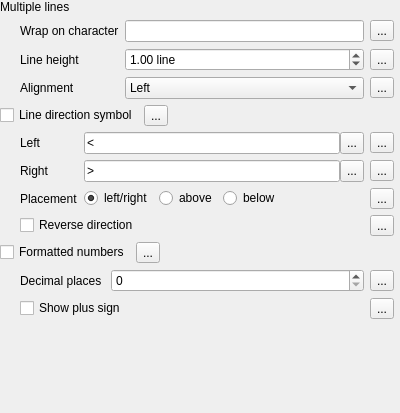
                    <widget class="QWidget" name="scrollAreaWidgetContents_6">
                     <property name="geometry">
                      <rect>
                       <x>0</x>
                       <y>0</y>
                       <width>400</width>
                       <height>413</height>
                      </rect>
                     </property>
                     <layout class="QVBoxLayout" name="verticalLayout_14">
                      <property name="leftMargin">
                       <number>0</number>
                      </property>
                      <property name="topMargin">
                       <number>0</number>
                      </property>
                      <property name="rightMargin">
                       <number>6</number>
                      </property>
                      <item>
                       <layout class="QGridLayout" name="gridLayout_35">
                        <property name="verticalSpacing">
                         <number>6</number>
                        </property>
                        <item row="0" column="0">
                         <widget class="QLabel" name="label_24">
                          <property name="text">
                           <string>Multiple lines</string>
                          </property>
                         </widget>
                        </item>
                        <item row="1" column="0">
                         <widget class="QFrame" name="mMultiLinesFrame">
                          <property name="frameShape">
                           <enum>QFrame::NoFrame</enum>
                          </property>
                          <property name="frameShadow">
                           <enum>QFrame::Raised</enum>
                          </property>
                          <layout class="QGridLayout" name="gridLayout_28">
                           <property name="leftMargin">
                            <number>20</number>
                           </property>
                           <property name="topMargin">
                            <number>0</number>
                           </property>
                           <property name="rightMargin">
                            <number>0</number>
                           </property>
                           <property name="bottomMargin">
                            <number>0</number>
                           </property>
                           <item row="0" column="2">
                            <widget class="QgsDataDefinedButton" name="mWrapCharDDBtn">
                             <property name="text">
                              <string>...</string>
                             </property>
                            </widget>
                           </item>
                           <item row="0" column="1">
                            <widget class="QLineEdit" name="wrapCharacterEdit">
                             <property name="minimumSize">
                              <size>
                               <width>0</width>
                               <height>0</height>
                              </size>
                             </property>
                            </widget>
                           </item>
                           <item row="1" column="2">
                            <widget class="QgsDataDefinedButton" name="mFontLineHeightDDBtn">
                             <property name="text">
                              <string>...</string>
                             </property>
                            </widget>
                           </item>
                           <item row="0" column="0">
                            <widget class="QLabel" name="label_2">
                             <property name="sizePolicy">
                              <sizepolicy hsizetype="Maximum" vsizetype="Preferred">
                               <horstretch>0</horstretch>
                               <verstretch>0</verstretch>
                              </sizepolicy>
                             </property>
                             <property name="text">
                              <string>Wrap on character</string>
                             </property>
                            </widget>
                           </item>
                           <item row="1" column="0">
                            <widget class="QLabel" name="mFontLineHeightLabel">
                             <property name="sizePolicy">
                              <sizepolicy hsizetype="Maximum" vsizetype="Preferred">
                               <horstretch>0</horstretch>
                               <verstretch>0</verstretch>
                              </sizepolicy>
                             </property>
                             <property name="text">
                              <string>Line height</string>
                             </property>
                            </widget>
                           </item>
                           <item row="1" column="1">
                            <widget class="QgsDoubleSpinBox" name="mFontLineHeightSpinBox">
                             <property name="enabled">
                              <bool>true</bool>
                             </property>
                             <property name="minimumSize">
                              <size>
                               <width>0</width>
                               <height>0</height>
                              </size>
                             </property>
                             <property name="toolTip">
                              <string>Line height spacing for multi-line text</string>
                             </property>
                             <property name="suffix">
                              <string> line</string>
                             </property>
                             <property name="minimum">
                              <double>0.000000000000000</double>
                             </property>
                             <property name="maximum">
                              <double>10.000000000000000</double>
                             </property>
                             <property name="singleStep">
                              <double>0.100000000000000</double>
                             </property>
                             <property name="value">
                              <double>1.000000000000000</double>
                             </property>
                            </widget>
                           </item>
                           <item row="2" column="0">
                            <widget class="QLabel" name="mFontMultiLineLabel">
                             <property name="sizePolicy">
                              <sizepolicy hsizetype="Maximum" vsizetype="Preferred">
                               <horstretch>0</horstretch>
                               <verstretch>0</verstretch>
                              </sizepolicy>
                             </property>
                             <property name="text">
                              <string>Alignment</string>
                             </property>
                            </widget>
                           </item>
                           <item row="2" column="1">
                            <widget class="QComboBox" name="mFontMultiLineAlignComboBox">
                             <property name="enabled">
                              <bool>true</bool>
                             </property>
                             <property name="toolTip">
                              <string>Paragraph style alignment of multi-line text</string>
                             </property>
                             <property name="layoutDirection">
                              <enum>Qt::LeftToRight</enum>
                             </property>
                             <item>
                              <property name="text">
                               <string>Left</string>
                              </property>
                             </item>
                             <item>
                              <property name="text">
                               <string>Center</string>
                              </property>
                             </item>
                             <item>
                              <property name="text">
                               <string>Right</string>
                              </property>
                             </item>
                            </widget>
                           </item>
                           <item row="2" column="2">
                            <widget class="QgsDataDefinedButton" name="mFontMultiLineAlignDDBtn">
                             <property name="text">
                              <string>...</string>
                             </property>
                            </widget>
                           </item>
                          </layout>
                         </widget>
                        </item>
                       </layout>
                      </item>
                      <item>
                       <widget class="QFrame" name="mDirectSymbolsFrame">
                        <layout class="QGridLayout" name="gridLayout_33">
                         <property name="verticalSpacing">
                          <number>6</number>
                         </property>
                         <property name="margin">
                          <number>0</number>
                         </property>
                         <item row="0" column="2">
                          <spacer name="horizontalSpacer_9">
                           <property name="orientation">
                            <enum>Qt::Horizontal</enum>
                           </property>
                           <property name="sizeHint" stdset="0">
                            <size>
                             <width>0</width>
                             <height>20</height>
                            </size>
                           </property>
                          </spacer>
                         </item>
                         <item row="0" column="1">
                          <widget class="QgsDataDefinedButton" name="mDirectSymbDDBtn">
                           <property name="text">
                            <string>...</string>
                           </property>
                          </widget>
                         </item>
                         <item row="0" column="0">
                          <widget class="QCheckBox" name="mDirectSymbChkBx">
                           <property name="sizePolicy">
                            <sizepolicy hsizetype="Maximum" vsizetype="Fixed">
                             <horstretch>0</horstretch>
                             <verstretch>0</verstretch>
                            </sizepolicy>
                           </property>
                           <property name="text">
                            <string>Line direction symbol</string>
                           </property>
                          </widget>
                         </item>
                         <item row="1" column="0" colspan="3">
                          <widget class="QFrame" name="mDirectSymbFrame">
                           <property name="frameShape">
                            <enum>QFrame::NoFrame</enum>
                           </property>
                           <property name="frameShadow">
                            <enum>QFrame::Raised</enum>
                           </property>
                           <layout class="QGridLayout" name="gridLayout_30">
                            <property name="leftMargin">
                             <number>20</number>
                            </property>
                            <property name="topMargin">
                             <number>0</number>
                            </property>
                            <property name="rightMargin">
                             <number>0</number>
                            </property>
                            <property name="bottomMargin">
                             <number>0</number>
                            </property>
                            <item row="1" column="1">
                             <widget class="QFrame" name="mDirectSymbRightFrame">
                              <layout class="QHBoxLayout" name="horizontalLayout_6">
                               <property name="spacing">
                                <number>0</number>
                               </property>
                               <property name="margin">
                                <number>0</number>
                               </property>
                               <item>
                                <widget class="QLineEdit" name="mDirectSymbRightLineEdit">
                                 <property name="sizePolicy">
                                  <sizepolicy hsizetype="Preferred" vsizetype="Fixed">
                                   <horstretch>0</horstretch>
                                   <verstretch>0</verstretch>
                                  </sizepolicy>
                                 </property>
                                 <property name="text">
                                  <string>&gt;</string>
                                 </property>
                                 <property name="alignment">
                                  <set>Qt::AlignLeading|Qt::AlignLeft|Qt::AlignVCenter</set>
                                 </property>
                                </widget>
                               </item>
                               <item>
                                <widget class="QToolButton" name="mDirectSymbRightToolBtn">
                                 <property name="maximumSize">
                                  <size>
                                   <width>16777215</width>
                                   <height>22</height>
                                  </size>
                                 </property>
                                 <property name="text">
                                  <string>...</string>
                                 </property>
                                </widget>
                               </item>
                              </layout>
                             </widget>
                            </item>
                            <item row="2" column="2">
                             <widget class="QgsDataDefinedButton" name="mDirectSymbPlacementDDBtn">
                              <property name="text">
                               <string>...</string>
                              </property>
                             </widget>
                            </item>
                            <item row="0" column="2">
                             <widget class="QgsDataDefinedButton" name="mDirectSymbLeftDDBtn">
                              <property name="text">
                               <string>...</string>
                              </property>
                             </widget>
                            </item>
                            <item row="0" column="0">
                             <widget class="QLabel" name="mDirectSymbLeftLabel">
                              <property name="sizePolicy">
                               <sizepolicy hsizetype="Maximum" vsizetype="Preferred">
                                <horstretch>0</horstretch>
                                <verstretch>0</verstretch>
                               </sizepolicy>
                              </property>
                              <property name="text">
                               <string>Left</string>
                              </property>
                             </widget>
                            </item>
                            <item row="1" column="0">
                             <widget class="QLabel" name="mDirectSymbRightLabel">
                              <property name="text">
                               <string>Right</string>
                              </property>
                             </widget>
                            </item>
                            <item row="2" column="0">
                             <widget class="QLabel" name="mDirectSymbPlacementLabel">
                              <property name="sizePolicy">
                               <sizepolicy hsizetype="Maximum" vsizetype="Preferred">
                                <horstretch>0</horstretch>
                                <verstretch>0</verstretch>
                               </sizepolicy>
                              </property>
                              <property name="text">
                               <string>Placement</string>
                              </property>
                             </widget>
                            </item>
                            <item row="3" column="0" colspan="2">
                             <widget class="QCheckBox" name="mDirectSymbRevChkBx">
                              <property name="text">
                               <string>Reverse direction</string>
                              </property>
                             </widget>
                            </item>
                            <item row="1" column="2">
                             <widget class="QgsDataDefinedButton" name="mDirectSymbRightDDBtn">
                              <property name="text">
                               <string>...</string>
                              </property>
                             </widget>
                            </item>
                            <item row="0" column="1">
                             <widget class="QFrame" name="mDirectSymbLeftFrame">
                              <layout class="QHBoxLayout" name="horizontalLayout_21">
                               <property name="spacing">
                                <number>0</number>
                               </property>
                               <property name="margin">
                                <number>0</number>
                               </property>
                               <item>
                                <widget class="QLineEdit" name="mDirectSymbLeftLineEdit">
                                 <property name="sizePolicy">
                                  <sizepolicy hsizetype="Preferred" vsizetype="Fixed">
                                   <horstretch>0</horstretch>
                                   <verstretch>0</verstretch>
                                  </sizepolicy>
                                 </property>
                                 <property name="text">
                                  <string>&lt;</string>
                                 </property>
                                 <property name="alignment">
                                  <set>Qt::AlignLeading|Qt::AlignLeft|Qt::AlignVCenter</set>
                                 </property>
                                </widget>
                               </item>
                               <item>
                                <widget class="QToolButton" name="mDirectSymbLeftToolBtn">
                                 <property name="maximumSize">
                                  <size>
                                   <width>16777215</width>
                                   <height>22</height>
                                  </size>
                                 </property>
                                 <property name="text">
                                  <string>...</string>
                                 </property>
                                </widget>
                               </item>
                              </layout>
                             </widget>
                            </item>
                            <item row="3" column="2">
                             <widget class="QgsDataDefinedButton" name="mDirectSymbRevDDBtn">
                              <property name="text">
                               <string>...</string>
                              </property>
                             </widget>
                            </item>
                            <item row="2" column="1">
                             <widget class="QFrame" name="mDirectSymbPlacementFrame">
                              <layout class="QHBoxLayout" name="horizontalLayout_17">
                               <property name="margin">
                                <number>0</number>
                               </property>
                               <item>
                                <widget class="QRadioButton" name="mDirectSymbRadioBtnLR">
                                 <property name="sizePolicy">
                                  <sizepolicy hsizetype="Maximum" vsizetype="Fixed">
                                   <horstretch>0</horstretch>
                                   <verstretch>0</verstretch>
                                  </sizepolicy>
                                 </property>
                                 <property name="text">
                                  <string>left/right</string>
                                 </property>
                                 <property name="checked">
                                  <bool>true</bool>
                                 </property>
                                </widget>
                               </item>
                               <item>
                                <widget class="QRadioButton" name="mDirectSymbRadioBtnAbove">
                                 <property name="sizePolicy">
                                  <sizepolicy hsizetype="Maximum" vsizetype="Fixed">
                                   <horstretch>0</horstretch>
                                   <verstretch>0</verstretch>
                                  </sizepolicy>
                                 </property>
                                 <property name="text">
                                  <string>above</string>
                                 </property>
                                </widget>
                               </item>
                               <item>
                                <widget class="QRadioButton" name="mDirectSymbRadioBtnBelow">
                                 <property name="text">
                                  <string>below</string>
                                 </property>
                                </widget>
                               </item>
                              </layout>
                             </widget>
                            </item>
                           </layout>
                          </widget>
                         </item>
                        </layout>
                       </widget>
                      </item>
                      <item>
                       <layout class="QGridLayout" name="gridLayout_34">
                        <property name="verticalSpacing">
                         <number>6</number>
                        </property>
                        <item row="0" column="2">
                         <spacer name="horizontalSpacer_8">
                          <property name="orientation">
                           <enum>Qt::Horizontal</enum>
                          </property>
                          <property name="sizeHint" stdset="0">
                           <size>
                            <width>0</width>
                            <height>20</height>
                           </size>
                          </property>
                         </spacer>
                        </item>
                        <item row="0" column="0">
                         <widget class="QCheckBox" name="mFormatNumChkBx">
                          <property name="sizePolicy">
                           <sizepolicy hsizetype="Maximum" vsizetype="Fixed">
                            <horstretch>0</horstretch>
                            <verstretch>0</verstretch>
                           </sizepolicy>
                          </property>
                          <property name="text">
                           <string>Formatted numbers</string>
                          </property>
                         </widget>
                        </item>
                        <item row="0" column="1">
                         <widget class="QgsDataDefinedButton" name="mFormatNumDDBtn">
                          <property name="text">
                           <string>...</string>
                          </property>
                         </widget>
                        </item>
                        <item row="1" column="0" colspan="3">
                         <widget class="QFrame" name="mFormatNumFrame">
                          <property name="frameShape">
                           <enum>QFrame::NoFrame</enum>
                          </property>
                          <property name="frameShadow">
                           <enum>QFrame::Raised</enum>
                          </property>
                          <layout class="QGridLayout" name="gridLayout_31">
                           <property name="leftMargin">
                            <number>20</number>
                           </property>
                           <property name="topMargin">
                            <number>0</number>
                           </property>
                           <property name="rightMargin">
                            <number>0</number>
                           </property>
                           <property name="bottomMargin">
                            <number>0</number>
                           </property>
                           <item row="0" column="0">
                            <widget class="QLabel" name="mFormatNumDecimalsLabel">
                             <property name="text">
                              <string>Decimal places </string>
                             </property>
                            </widget>
                           </item>
                           <item row="0" column="1">
                            <widget class="QgsSpinBox" name="mFormatNumDecimalsSpnBx">
                             <property name="sizePolicy">
                              <sizepolicy hsizetype="MinimumExpanding" vsizetype="Fixed">
                               <horstretch>0</horstretch>
                               <verstretch>0</verstretch>
                              </sizepolicy>
                             </property>
                             <property name="maximum">
                              <number>20</number>
                             </property>
                            </widget>
                           </item>
                           <item row="0" column="2">
                            <widget class="QgsDataDefinedButton" name="mFormatNumDecimalsDDBtn">
                             <property name="text">
                              <string>...</string>
                             </property>
                            </widget>
                           </item>
                           <item row="1" column="0" colspan="2">
                            <widget class="QCheckBox" name="mFormatNumPlusSignChkBx">
                             <property name="layoutDirection">
                              <enum>Qt::LeftToRight</enum>
                             </property>
                             <property name="text">
                              <string>Show plus sign</string>
                             </property>
                            </widget>
                           </item>
                           <item row="1" column="2">
                            <widget class="QgsDataDefinedButton" name="mFormatNumPlusSignDDBtn">
                             <property name="text">
                              <string>...</string>
                             </property>
                            </widget>
                           </item>
                          </layout>
                         </widget>
                        </item>
                       </layout>
                      </item>
                      <item>
                       <spacer name="verticalSpacer_6">
                        <property name="orientation">
                         <enum>Qt::Vertical</enum>
                        </property>
                        <property name="sizeHint" stdset="0">
                         <size>
                          <width>20</width>
                          <height>0</height>
                         </size>
                        </property>
                       </spacer>
                      </item>
                     </layout>
                    </widget>
